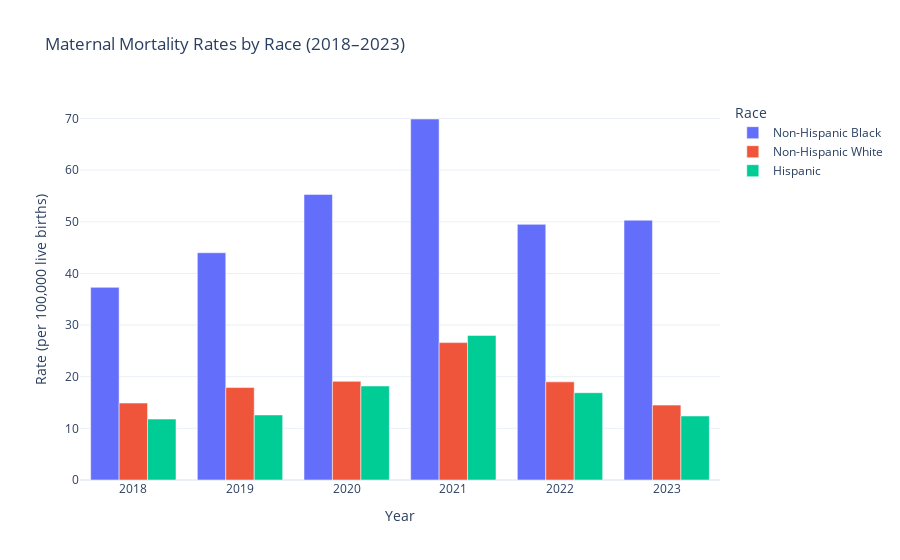
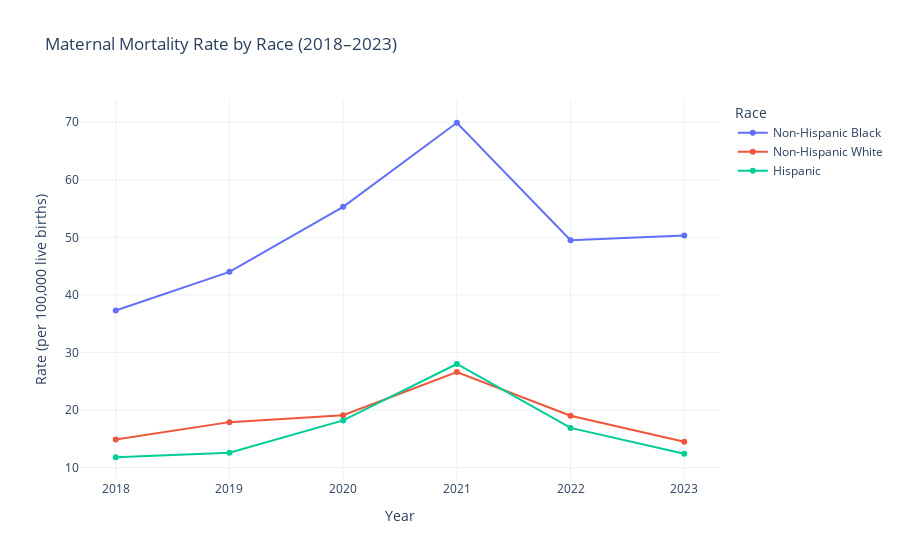

Notebook cell for these charts, in order:
### Markdown cell above
Now let’s take a closer look at two visualizations of this data.  
Run the cell below to display two interactive graphs, and use the tools provided to explore patterns and trends more deeply.

**Note:** The peak in the data occurs in 2021 due to the impacts of COVID-19, so keep that in mind when interpreting the results.

### Code cell
hp.Mortality_Rate_bar()
hp.Mortality_Rate_line()

### Figure 1 — Plotly figure (JSON) as saved in the notebook; plotly's stock layout.template omitted (floating-point values rounded to 4 significant figures)
{"data": [{"alignmentgroup": "True", "hovertemplate": "Race=Non-Hispanic Black<br>Year=%{x}<br>Mortality Rate=%{y}<extra></extra>", "legendgroup": "Non-Hispanic Black", "marker": {"color": "#636efa", "pattern": {"shape": ""}}, "name": "Non-Hispanic Black", "offsetgroup": "Non-Hispanic Black", "orientation": "v", "showlegend": true, "textposition": "auto", "type": "bar", "x": [2018, 2019, 2020, 2021, 2022, 2023], "xaxis": "x", "y": [37.3, 44.0, 55.3, 69.9, 49.5, 50.3], "yaxis": "y"}, {"alignmentgroup": "True", "hovertemplate": "Race=Non-Hispanic White<br>Year=%{x}<br>Mortality Rate=%{y}<extra></extra>", "legendgroup": "Non-Hispanic White", "marker": {"color": "#EF553B", "pattern": {"shape": ""}}, "name": "Non-Hispanic White", "offsetgroup": "Non-Hispanic White", "orientation": "v", "showlegend": true, "textposition": "auto", "type": "bar", "x": [2018, 2019, 2020, 2021, 2022, 2023], "xaxis": "x", "y": [14.9, 17.9, 19.1, 26.6, 19.0, 14.5], "yaxis": "y"}, {"alignmentgroup": "True", "hovertemplate": "Race=Hispanic<br>Year=%{x}<br>Mortality Rate=%{y}<extra></extra>", "legendgroup": "Hispanic", "marker": {"color": "#00cc96", "pattern": {"shape": ""}}, "name": "Hispanic", "offsetgroup": "Hispanic", "orientation": "v", "showlegend": true, "textposition": "auto", "type": "bar", "x": [2018, 2019, 2020, 2021, 2022, 2023], "xaxis": "x", "y": [11.8, 12.6, 18.2, 28.0, 16.9, 12.4], "yaxis": "y"}], "layout": {"barmode": "group", "legend": {"title": {"text": "Race"}, "tracegroupgap": 0}, "title": {"text": "Maternal Mortality Rates by Race (2018–2023)"}, "xaxis": {"anchor": "y", "domain": [0, 1], "title": {"text": "Year"}}, "yaxis": {"anchor": "x", "domain": [0, 1], "title": {"text": "Rate (per 100,000 live births)"}}}}

### Figure 2 — Plotly figure (JSON) as saved in the notebook; plotly's stock layout.template omitted (floating-point values rounded to 4 significant figures)
{"data": [{"hovertemplate": "Race=Non-Hispanic Black<br>Year=%{x}<br>Mortality Rate=%{y}<extra></extra>", "legendgroup": "Non-Hispanic Black", "line": {"color": "#636efa", "dash": "solid"}, "marker": {"symbol": "circle"}, "mode": "lines+markers", "name": "Non-Hispanic Black", "orientation": "v", "showlegend": true, "type": "scatter", "x": [2018, 2019, 2020, 2021, 2022, 2023], "xaxis": "x", "y": [37.3, 44.0, 55.3, 69.9, 49.5, 50.3], "yaxis": "y"}, {"hovertemplate": "Race=Non-Hispanic White<br>Year=%{x}<br>Mortality Rate=%{y}<extra></extra>", "legendgroup": "Non-Hispanic White", "line": {"color": "#EF553B", "dash": "solid"}, "marker": {"symbol": "circle"}, "mode": "lines+markers", "name": "Non-Hispanic White", "orientation": "v", "showlegend": true, "type": "scatter", "x": [2018, 2019, 2020, 2021, 2022, 2023], "xaxis": "x", "y": [14.9, 17.9, 19.1, 26.6, 19.0, 14.5], "yaxis": "y"}, {"hovertemplate": "Race=Hispanic<br>Year=%{x}<br>Mortality Rate=%{y}<extra></extra>", "legendgroup": "Hispanic", "line": {"color": "#00cc96", "dash": "solid"}, "marker": {"symbol": "circle"}, "mode": "lines+markers", "name": "Hispanic", "orientation": "v", "showlegend": true, "type": "scatter", "x": [2018, 2019, 2020, 2021, 2022, 2023], "xaxis": "x", "y": [11.8, 12.6, 18.2, 28.0, 16.9, 12.4], "yaxis": "y"}], "layout": {"legend": {"title": {"text": "Race"}, "tracegroupgap": 0}, "title": {"text": "Maternal Mortality Rate by Race (2018–2023)"}, "xaxis": {"anchor": "y", "domain": [0, 1], "title": {"text": "Year"}}, "yaxis": {"anchor": "x", "domain": [0, 1], "title": {"text": "Rate (per 100,000 live births)"}}}}
